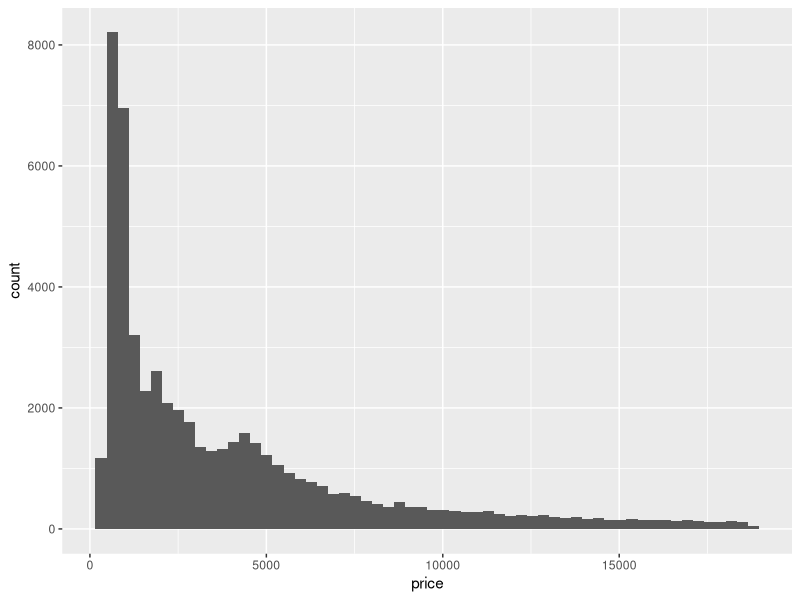
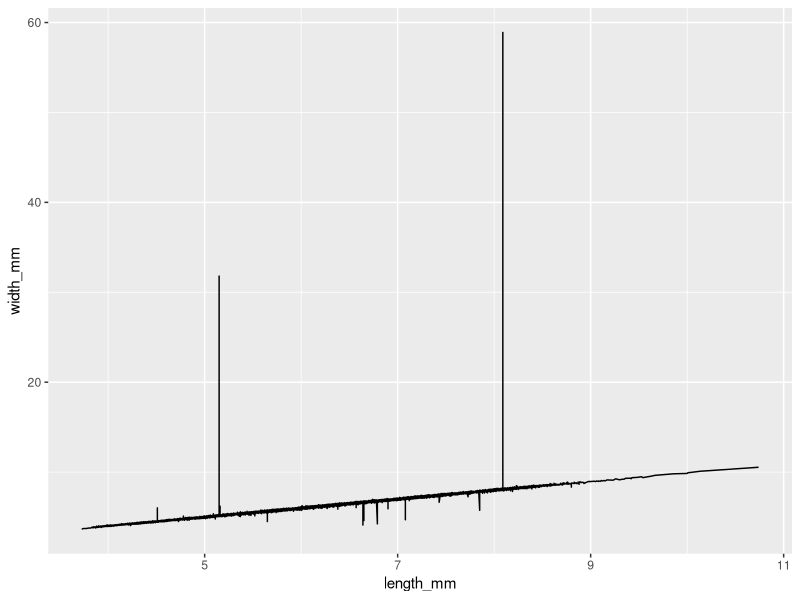

Generate these figures, in order, with R:
## ---- chunk 1
library(tidyverse) 
library(ggplot2)
## ---- chunk 2
diamonds <- diamonds %>% rename(
    depth_pct = depth,
    length_mm = x,
    width_mm = y,
    depth_mm = z,
    table_pct = table
  )
## ---- chunk 3
# Do some preliminary investigations & cleaning
diamonds %>%
  count(cut) %>%
  arrange(desc(n))

diamonds <- diamonds %>%
  filter(!(length_mm == 0 | width_mm == 0 | depth_mm == 0))

ggplot(data = diamonds, aes(x = price)) +
  geom_histogram(bins = 60)

ggplot(data = diamonds, aes(x = length_mm,
                            y = width_mm)) +
  geom_line()


## ---- chunk 4

diamonds <- diamonds %>%
  mutate(table_mm = table_pct * width_mm / 100)

# Overall table_mm arithmetic mean?

diamonds %>%
  summarise(arithmetic_mean = mean(table_mm))



# table_mm arithmetic mean within each clarity category

diamonds %>%
  group_by(clarity) %>%
  summarise(arithmetic_mean = mean(table_mm))


## ---- chunk 5
# calculate the arithmetic mean across all numeric variables




## ---- chunk 6
# Write gmean() command



## ---- chunk 7

test_data <- list(
  test1 = c(2.1, 3.8, 4.2),
  test2 = c(1, 10, 100, 1000),
  test3 = c(0, 1, 4),
  test4 = c(0.38,  0.94, -1.56),
  test5 = c(TRUE, TRUE),
  test6 = c("6", "7", "8")
)


# Create for loop to test gmean() on the above examples


## ---- chunk 8
# Copy gmean() from Ex 3 and edit it to check the input





# Copy your code from Ex 4 to test your new command





## ---- chunk 9
# replicate the for loop from Ex 4 using the map (or a similar) function

## ---- chunk 10
# Overall table_mm arithmetic mean, median, and geometric mean?






# Arithmetic mean, median, and geometric mean of table_mm within each clarity category






## ---- chunk 11
# Create gmean2() that computes the geometric mean 
#   that uses the original definition






## ---- chunk 12
# Create a function that computes the harmonic mean







